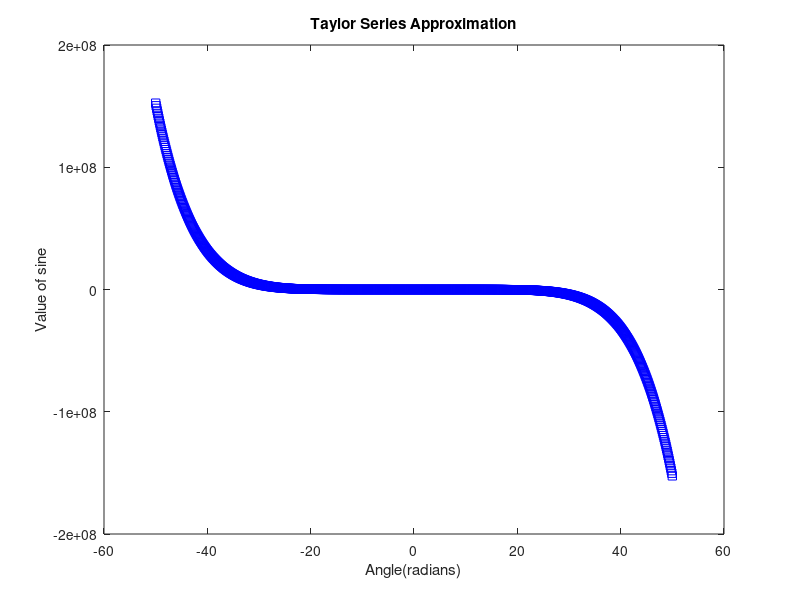

This chart was generated by the following MATLAB code:
%%%%%%%%%%%%%%%%%%%%%%%%%%%%%%%%%%%%%%%%%%%%%%%%%%%%%%%%%%%%%%%%%%%%%
% ENGR 133 
% Program Description 
%plot data using matlab
%
% Assignment Information
%   Assignment:     Ma1_Task 5
%   Author:         Yolanda, chen3633@purdue.edu
%   Team ID:        LC1-15
%  	Contributor:     Collin Gernhardt, cgernhar@purdue.edu
                    %Rachel Evrard, revrard@purdue.edu
                    %Jonathan Budiman, jbudiman@purdue.edu
%   My contributor(s) helped me:	
%     [ ] understand the assignment expectations without
%         telling me how they will approach it.
%     [ ] understand different ways to think about a solution
%         without helping me plan my solution.
%     [ ] think through the meaning of a specific error or
%         bug present in my code without looking at my code.

%%%%%%%%%%%%%%%%%%%%%%%%%%%%%%%%%%%%%%%%%%%%%%%%%%%%%%%%%%%%%%%%%%%%%

%% ____________________
%% INITIALIZATION
x = -50:0.1:50; %set the x values from -50 to 50 with increments of 0.1


%% ____________________
%% CALCULATIONS
y = x - ((x.^3)/factorial(3)) + ((x.^5)/factorial(5))-((x.^7)/factorial(7));%equation for y
plot(x,y,'bs')%plot the values of y with respect to the values of x with the line as blue and square markes
%% ____________________
%% OUTPUTS
xlabel('Angle(radians)');%set label for x axis
ylabel('Value of sine');%set label for y axis
title('Taylor Series Approximation');%set title for the graph

%% ____________________
%% ACADEMIC INTEGRITY STATEMENT
% I have not used source code obtained from any other unauthorized
% source, either modified or unmodified.  Neither have I provided
% access to my code to another. The project I am submitting
% is my own original work.